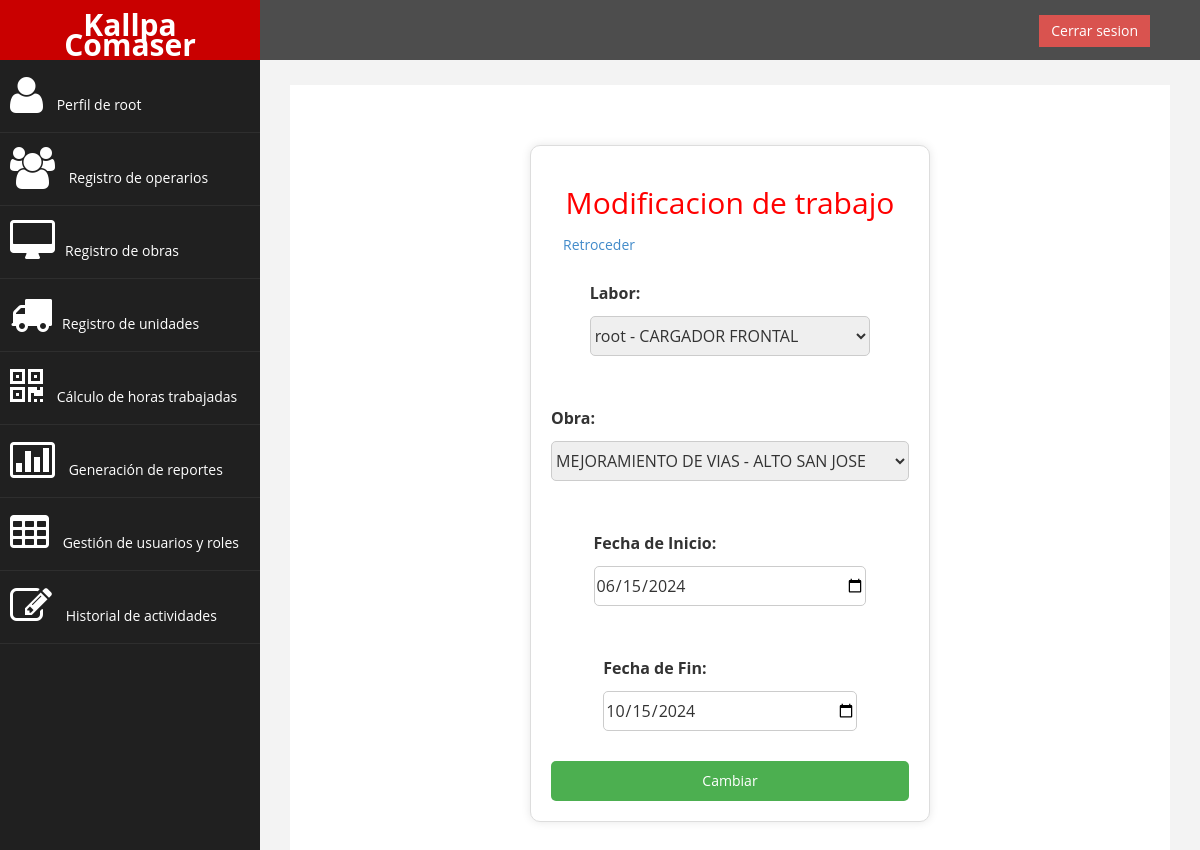
/modificar_trabajo/1/ (signed in), run on an earlier commit of the app's database.
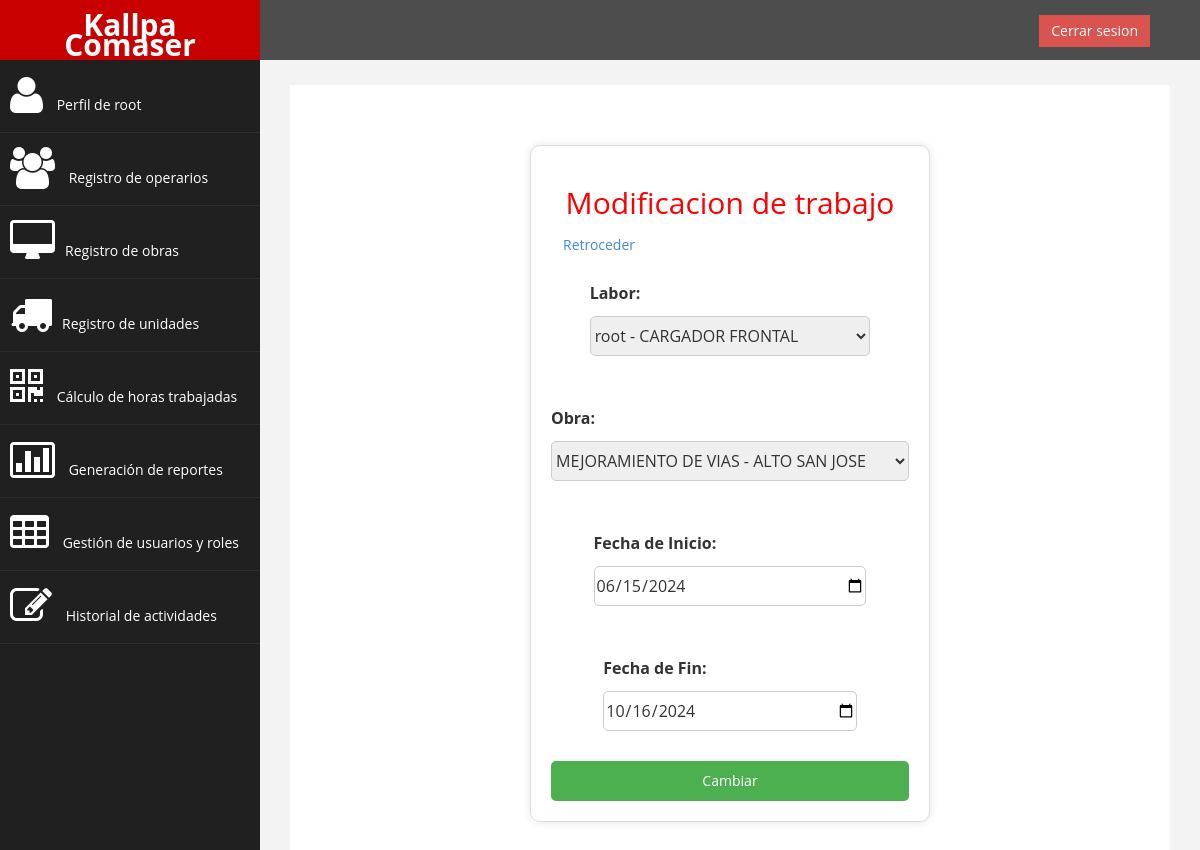
And on a later commit of the database.
### sistemaLogeo/models.py (models this page shows, shortened)
class TRABAJO(models.Model):
    CodTra = models.AutoField(primary_key=True)
    CodLab = models.ForeignKey(LABOR, on_delete=models.CASCADE, db_column='CodLab')
    CodObra = models.ForeignKey(OBRA, on_delete=models.CASCADE, db_column='CodObra')
    FecIni = models.DateField()
    FecFin = models.DateField()
    class Meta:
        constraints = [
            models.UniqueConstraint(fields=['CodLab', 'CodObra'], name='unique_CodLab_CodObra')
        ]

### sistemaLogeo/views.py (the view)
# urls.py: path('modificar_trabajo/<int:trabajo_CodTra>/', modificar_trabajo, name='modificar_trabajo'),
@login_required
@user_passes_test(permisoElevados, login_url='/')
def modificar_trabajo(request, trabajo_CodTra):
    trabajo = get_object_or_404(TRABAJO, CodTra=trabajo_CodTra)
    if request.method == 'POST':
        form = TrabajoForm(request.POST, instance=trabajo)
        if form.is_valid():
            form.save()
            return redirect('listar_usuarios')
    else:
        form = TrabajoForm(instance=trabajo)
    return render(request, 'trabajo/modificar_trabajo.html', {'form': form, 'trabajo': trabajo})

### sistemaLogeo/forms.py
class TrabajoForm(forms.ModelForm):
    FecIni = forms.DateField(widget=forms.DateInput(attrs={'type': 'date'}), label='Fecha de Inicio')
    FecFin = forms.DateField(widget=forms.DateInput(attrs={'type': 'date'}), label='Fecha de Fin')
    class Meta:
        model = TRABAJO
        fields = ['CodLab', 'CodObra', 'FecIni', 'FecFin']
        labels = {
            'CodLab': 'Labor',
            'CodObra': 'Obra',
            'FecIni': 'Fecha de Inicio',
            'FecFin': 'Fecha de Fin',
        }
    def __init__(self, *args, **kwargs):
        super().__init__(*args, **kwargs)
        if 'instance' in kwargs:
            initial = {
                'FecIni': kwargs['instance'].FecIni.strftime('%Y-%m-%d') if kwargs['instance'].FecIni else None,
                'FecFin': kwargs['instance'].FecFin.strftime('%Y-%m-%d') if kwargs['instance'].FecFin else None,
            }
            self.initial.update(initial)

### sistemaLogeo/models.py (called while the page is built)
    def __str__(self):
        return f"{self.NomObra}"

    def __str__(self):
        return f"{self.CodUsu.username} - {self.CodUni.NomUni}"

### sistemaLogeo/views.py (called while the page is built)
def permisoElevados(user):
    return user.is_staff or user.is_superuser

### sistemaLogeo/templates/trabajo/modificar_trabajo.html (shortened to what this page needs)
{% extends "base.html" %}
{% block nuevo %}
{% load static %}
<link rel="stylesheet" type="text/css" href="{% static 'css/form.css' %}">
{% endblock %}
{% block content %}
<div class="container" style="width: 400px;">
    <h2 class="text-center">Modificacion de trabajo</h2>
    <a href="{% url 'listar_usuarios'%}" class="btn square-btn-adjust"> Retroceder</a>
    <form method="post">
        {{ form.as_p }}
        <button id="funcionamiento" type="submit">Cambiar</button>
    </form>
</div>
{% endblock %}

What changed in the data, as far as the page shows it:
changed TRABAJO: FecFin "10/15/2024" → "10/16/2024"
